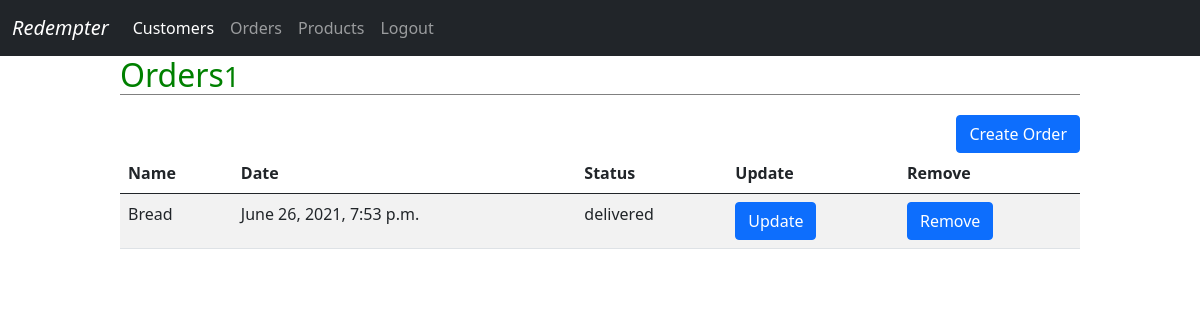
The app's page /dashboard/orders/ (signed in) with its own data.
### dash/models.py (models this page shows, shortened)
class Order(models.Model):
    STATUS = (
        ('delivered', 'delivered'),
        ('pending', 'pending'),
    )
    admin_user = models.ForeignKey(User, on_delete=models.CASCADE,null=True)
    customer = models.ForeignKey(Customer, on_delete=models.CASCADE, related_name='orders')
    product = models.ForeignKey(Product, on_delete=models.CASCADE)
    date = models.DateTimeField(auto_now_add=True)
    status = models.CharField(choices=STATUS, max_length=10)
    slug = models.SlugField(max_length=50, null=True, blank=True)

class Product(models.Model):
    CATEGORY = (
        ('indoor','indoor'),
        ('outdoor','outdoor'),
    )
    admin_user = models.ForeignKey(User, on_delete=models.CASCADE, null=True)
    name = models.CharField(max_length=50)
    description = models.CharField(max_length=100)
    category = models.CharField(max_length=10, choices=CATEGORY,null=True)
    price = models.FloatField()
    tags = models.ManyToManyField(Tags)
    slug = models.SlugField(max_length=50, null=True, blank=True)

### dash/views.py (the view)
# urls.py: path('orders/', AllOrdersView.as_view(), name='allorderspage' ),
class AllOrdersView(LoginRequiredMixin,ListView):
    model = Order
    template_name = 'dash/allorders.html'
    context_object_name = 'order'
    def get_context_data(self, **kwargs):
        context = super(AllOrdersView, self).get_context_data(**kwargs)
        context['order'] = Order.objects.filter(admin_user=self.request.user).order_by('-date')
        context['order_count'] =context['order'].all().count()
        return context

### dash/templates/dash/allorders.html (shortened to what this page needs)
{% extends "index.html" %}
{% block content %}
<div class="customer-table">
    <h2 style="">Orders<small>{{ order_count }}</small></h2>
    <div  id="btn-btnn">
        <a href="{% url 'dashboard:ordercreatepage' %}" class="btn btn-primary" style="float:right;">Create Order</a>
        <table class="table table-striped">
            <thead>
            <tr>
                <th>Name</th>
                <th>Date</th>
                <th>Status</th>
                <th>Update</th>
                <th>Remove</th>
            </tr>
            </thead>
            <tbody>
            {% for oder in order %}
            <tr>
                <td>{{ oder.product.name }}</td>
                <td>{{ oder.date }}</td>
                <td>{{ oder.status }}</td>
                <td><a class="btn btn-primary" href="{% url 'dashboard:updateorderpage' slug=oder.slug %}">Update</a></td>
                <td><a  class="btn btn-primary" href="{% url 'dashboard:deleteorderpage' slug=oder.slug %}">Remove</a></td>
            </tr>
            {% endfor %}
            </tbody>
        </table>
    </div>
</div>
{% endblock %}

### dash/templates/dash/nabar.html (shortened to what this page needs)
<nav class="navbar navbar-expand-lg navbar-dark bg-dark">
  <div class="container-fluid">
    <a class="navbar-brand" href="{% url 'dashboard:homepage' %}"><i>{{ request.user }}</i></a>
    <div class="collapse navbar-collapse" id="navbarNav">
      <ul class="navbar-nav">
        <li class="nav-item">
          <a class="nav-link active" aria-current="page" href="{% url 'dashboard:allcustomerspage' %}">Customers</a>
        </li>
        <li class="nav-item">
          <a class="nav-link" href="{% url 'dashboard:allorderspage' %}">Orders</a>
        </li>
        <li class="nav-item">
          <a class="nav-link" href="{% url 'dashboard:productpage' %}">Products</a>
        </li>
        {% if request.user.is_authenticated %}
        <li class="nav-item">
          <a class="nav-link" href="{% url 'dashboard:logout' %}">Logout</a>
        </li>
        {% else %}
        <li class="nav-item">
          <a class="nav-link" href="{% url 'dashboard:login' %}">Login</a>
        </li>
        {% endif %}
      </ul>
    </div>
  </div>
</nav>

### static/css/main.css (style rules this page uses)
.customer-table { width: 60%; margin-left: 5%; }
.customer-table h2 { text-align:left;border-bottom:1px solid grey;margin-bottom:20px;color:green; }

### dash/templates/dash/allorders.html (style rules this page uses)
.customer-table { width: 80%; margin: auto; }
.customer-table h2 { text-align:left;border-bottom:1px solid grey;margin-bottom:20px;color:green; }

### records on screen
Order: product.name "Bread", date "June 26, 2021, 7:53 p.m.", status "delivered"

### other values on screen
{{ request.user }} "Redempter"
{{ order_count }} "1"
